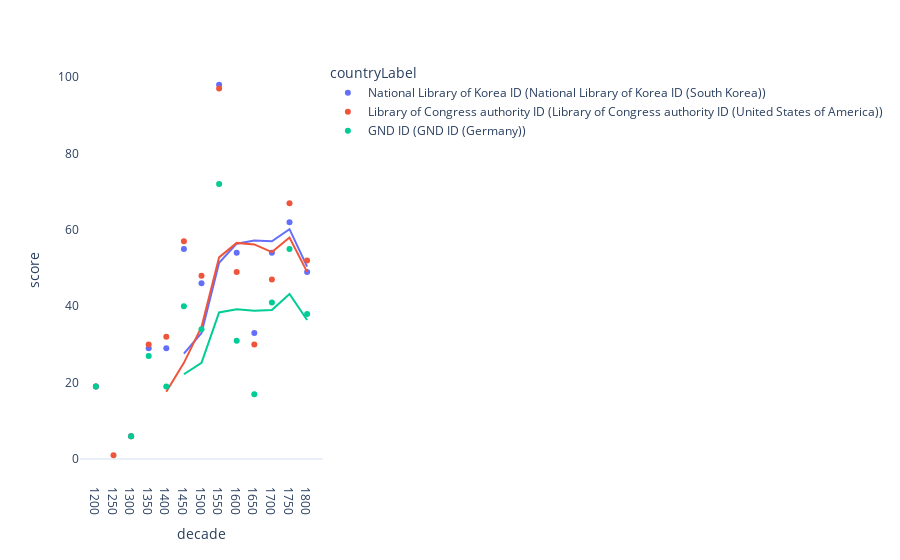

Notebook source saved alongside this figure:
### Code cell
min_date = 1200
max_date = 1800
region = 're_korea'
log = 0

top_db = df_count[df_count['region_code']==region].sort_values('score', ascending=False)['countryLabel'][:3]
legend_order = list(top_db)


df_fig = df_final[(df_final['region_code']==region) & (df_final['decade']>=min_date)& (df_final['decade']<=max_date)]
df_fig = df_fig[df_fig['countryLabel'].isin(top_db)]
#df_fig['score'] = df_fig.groupby(['countryLabel'])['score'].transform(lambda x: (x - x.min()) / (x.max() - x.min()))



if log == 1:
    df_fig['score'] = np.log(df_fig['score'] + 1)
    

# create line plot
fig = px.scatter(df_fig, x='decade', y='score', color = 'countryLabel', 
              category_orders={'countryLabel': legend_order}, 
              height = 600, trendline="rolling", trendline_options=dict(window=5))



# add legend markers at last data points of each curve
last_points = df_fig.groupby('countryLabel').apply(lambda x: x.loc[x['decade'].idxmax()])
last_points = df_fig.groupby('countryLabel').sample(1)

"""
for id, row in last_points.iterrows():
    res = pd.DataFrame(row).T
    fig.add_trace(px.scatter(res, x='decade', y='score', text = 'countryLabel').data[0])
"""
# show plot



# set the template
fig.update_layout(template="plotly_white")
# remove grid lines
fig.update_xaxes(showgrid=False)
fig.update_yaxes(showgrid=False)
# set x-axis label interval
fig.update_xaxes(dtick=50)

# show plot
#fig.show()

fig.show()

### Figure 1 — Plotly figure (JSON) as saved in the notebook; plotly's stock layout.template omitted (floating-point values rounded to 4 significant figures)
{"data": [{"hovertemplate": "countryLabel=National Library of Korea ID (National Library of Korea ID (South Korea))<br>decade=%{x}<br>score=%{y}<extra></extra>", "legendgroup": "National Library of Korea ID (National Library of Korea ID (South Korea))", "marker": {"color": "#636efa", "symbol": "circle"}, "mode": "markers", "name": "National Library of Korea ID (National Library of Korea ID (South Korea))", "orientation": "v", "showlegend": true, "type": "scatter", "x": [1200, 1300, 1350, 1400, 1450, 1500, 1550, 1600, 1650, 1700, 1750, 1800], "xaxis": "x", "y": [19, 6, 29, 29, 55, 46, 98, 54, 33, 54, 62, 49], "yaxis": "y"}, {"hovertemplate": "<b>Rolling mean trendline</b><br><br>countryLabel=National Library of Korea ID (National Library of Korea ID (South Korea))<br>decade=%{x}<br>score=%{y} <b>(trend)</b><extra></extra>", "legendgroup": "National Library of Korea ID (National Library of Korea ID (South Korea))", "marker": {"color": "#636efa", "symbol": "circle"}, "mode": "lines", "name": "National Library of Korea ID (National Library of Korea ID (South Korea))", "showlegend": false, "type": "scatter", "x": [1200, 1300, 1350, 1400, 1450, 1500, 1550, 1600, 1650, 1700, 1750, 1800], "xaxis": "x", "y": [null, null, null, null, 27.6, 33, 51.4, 56.4, 57.2, 57, 60.2, 50.4], "yaxis": "y"}, {"hovertemplate": "countryLabel=Library of Congress authority ID (Library of Congress authority ID (United States of America))<br>decade=%{x}<br>score=%{y}<extra></extra>", "legendgroup": "Library of Congress authority ID (Library of Congress authority ID (United States of America))", "marker": {"color": "#EF553B", "symbol": "circle"}, "mode": "markers", "name": "Library of Congress authority ID (Library of Congress authority ID (United States of America))", "orientation": "v", "showlegend": true, "type": "scatter", "x": [1200, 1250, 1300, 1350, 1400, 1450, 1500, 1550, 1600, 1650, 1700, 1750, 1800], "xaxis": "x", "y": [19, 1, 6, 30, 32, 57, 48, 97, 49, 30, 47, 67, 52], "yaxis": "y"}, {"hovertemplate": "<b>Rolling mean trendline</b><br><br>countryLabel=Library of Congress authority ID (Library of Congress authority ID (United States of America))<br>decade=%{x}<br>score=%{y} <b>(trend)</b><extra></extra>", "legendgroup": "Library of Congress authority ID (Library of Congress authority ID (United States of America))", "marker": {"color": "#EF553B", "symbol": "circle"}, "mode": "lines", "name": "Library of Congress authority ID (Library of Congress authority ID (United States of America))", "showlegend": false, "type": "scatter", "x": [1200, 1250, 1300, 1350, 1400, 1450, 1500, 1550, 1600, 1650, 1700, 1750, 1800], "xaxis": "x", "y": [null, null, null, null, 17.6, 25.2, 34.6, 52.8, 56.6, 56.2, 54.2, 58, 49], "yaxis": "y"}, {"hovertemplate": "countryLabel=GND ID (GND ID (Germany))<br>decade=%{x}<br>score=%{y}<extra></extra>", "legendgroup": "GND ID (GND ID (Germany))", "marker": {"color": "#00cc96", "symbol": "circle"}, "mode": "markers", "name": "GND ID (GND ID (Germany))", "orientation": "v", "showlegend": true, "type": "scatter", "x": [1200, 1300, 1350, 1400, 1450, 1500, 1550, 1600, 1650, 1700, 1750, 1800], "xaxis": "x", "y": [19, 6, 27, 19, 40, 34, 72, 31, 17, 41, 55, 38], "yaxis": "y"}, {"hovertemplate": "<b>Rolling mean trendline</b><br><br>countryLabel=GND ID (GND ID (Germany))<br>decade=%{x}<br>score=%{y} <b>(trend)</b><extra></extra>", "legendgroup": "GND ID (GND ID (Germany))", "marker": {"color": "#00cc96", "symbol": "circle"}, "mode": "lines", "name": "GND ID (GND ID (Germany))", "showlegend": false, "type": "scatter", "x": [1200, 1300, 1350, 1400, 1450, 1500, 1550, 1600, 1650, 1700, 1750, 1800], "xaxis": "x", "y": [null, null, null, null, 22.2, 25.2, 38.4, 39.2, 38.8, 39, 43.2, 36.4], "yaxis": "y"}], "layout": {"autosize": true, "legend": {"title": {"text": "countryLabel"}, "tracegroupgap": 0}, "margin": {"t": 60}, "xaxis": {"anchor": "y", "autorange": true, "domain": [0, 1], "dtick": 50, "range": [1160.0, 1840.0], "showgrid": false, "title": {"text": "decade"}, "type": "linear"}, "yaxis": {"anchor": "x", "autorange": true, "domain": [0, 1], "range": [-5.383, 104.4], "showgrid": false, "title": {"text": "score"}, "type": "linear"}}}
